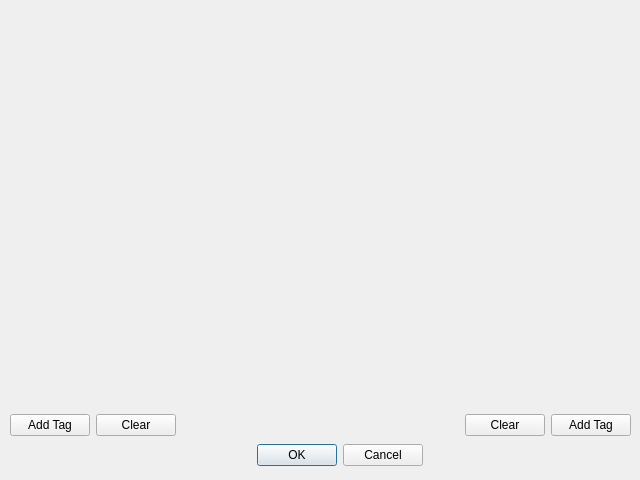
<?xml version="1.0" encoding="UTF-8"?>
<ui version="4.0">
 <class>Dialog</class>
 <widget class="QDialog" name="Dialog">
  <property name="geometry">
   <rect>
    <x>0</x>
    <y>0</y>
    <width>640</width>
    <height>480</height>
   </rect>
  </property>
  <property name="windowTitle">
   <string>Dialog</string>
  </property>
  <widget class="QWidget" name="horizontalLayoutWidget">
   <property name="geometry">
    <rect>
     <x>9</x>
     <y>440</y>
     <width>621</width>
     <height>31</height>
    </rect>
   </property>
   <layout class="QHBoxLayout" name="horizontalLayout">
    <item>
     <spacer name="horizontalSpacer_2">
      <property name="orientation">
       <enum>Qt::Horizontal</enum>
      </property>
      <property name="sizeHint" stdset="0">
       <size>
        <width>40</width>
        <height>20</height>
       </size>
      </property>
     </spacer>
    </item>
    <item>
     <widget class="QDialogButtonBox" name="buttonBox">
      <property name="orientation">
       <enum>Qt::Horizontal</enum>
      </property>
      <property name="standardButtons">
       <set>QDialogButtonBox::Cancel|QDialogButtonBox::Ok</set>
      </property>
     </widget>
    </item>
    <item>
     <spacer name="horizontalSpacer">
      <property name="orientation">
       <enum>Qt::Horizontal</enum>
      </property>
      <property name="sizeHint" stdset="0">
       <size>
        <width>40</width>
        <height>20</height>
       </size>
      </property>
     </spacer>
    </item>
   </layout>
  </widget>
  <widget class="QWidget" name="horizontalLayoutWidget_2">
   <property name="geometry">
    <rect>
     <x>10</x>
     <y>410</y>
     <width>621</width>
     <height>31</height>
    </rect>
   </property>
   <layout class="QHBoxLayout" name="horizontalLayout_2">
    <item>
     <widget class="QPushButton" name="add_unique_pushButton">
      <property name="text">
       <string>Add Tag</string>
      </property>
     </widget>
    </item>
    <item>
     <widget class="QPushButton" name="clear_unique_pushButton">
      <property name="text">
       <string>Clear</string>
      </property>
     </widget>
    </item>
    <item>
     <spacer name="horizontalSpacer_3">
      <property name="orientation">
       <enum>Qt::Horizontal</enum>
      </property>
      <property name="sizeHint" stdset="0">
       <size>
        <width>40</width>
        <height>20</height>
       </size>
      </property>
     </spacer>
    </item>
    <item>
     <widget class="QPushButton" name="clear_common_pushButton">
      <property name="text">
       <string>Clear</string>
      </property>
     </widget>
    </item>
    <item>
     <widget class="QPushButton" name="add_common_pushButton">
      <property name="text">
       <string>Add Tag</string>
      </property>
     </widget>
    </item>
   </layout>
  </widget>
  <widget class="QWidget" name="horizontalLayoutWidget_3">
   <property name="geometry">
    <rect>
     <x>9</x>
     <y>9</y>
     <width>621</width>
     <height>401</height>
    </rect>
   </property>
   <layout class="QHBoxLayout" name="horizontalLayout_3"/>
  </widget>
 </widget>
 <resources/>
 <connections>
  <connection>
   <sender>buttonBox</sender>
   <signal>accepted()</signal>
   <receiver>Dialog</receiver>
   <slot>accept()</slot>
   <hints>
    <hint type="sourcelabel">
     <x>248</x>
     <y>254</y>
    </hint>
    <hint type="destinationlabel">
     <x>157</x>
     <y>274</y>
    </hint>
   </hints>
  </connection>
  <connection>
   <sender>buttonBox</sender>
   <signal>rejected()</signal>
   <receiver>Dialog</receiver>
   <slot>reject()</slot>
   <hints>
    <hint type="sourcelabel">
     <x>316</x>
     <y>260</y>
    </hint>
    <hint type="destinationlabel">
     <x>286</x>
     <y>274</y>
    </hint>
   </hints>
  </connection>
 </connections>
</ui>
